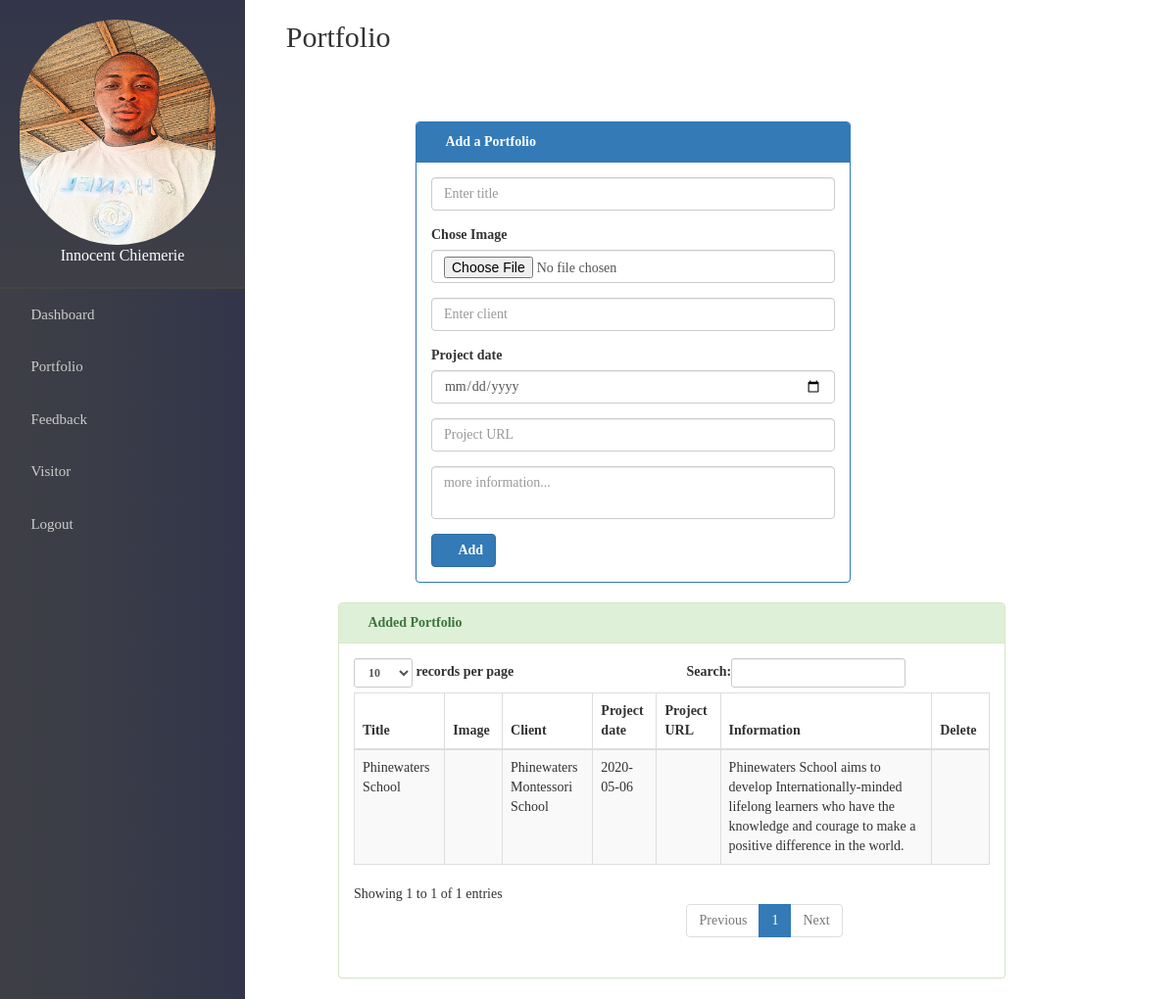
The page /admin_emerie/info.php (signed in) on the database its author committed.
### tables this page shows
CREATE TABLE IF NOT EXISTS `port_folio` (
`id` int(11) NOT NULL,
  `title` varchar(100) NOT NULL,
  `propic` varchar(100) NOT NULL,
  `client` varchar(100) NOT NULL,
  `prodate` varchar(100) NOT NULL,
  `prourl` varchar(1000) NOT NULL,
  `info` varchar(10000) NOT NULL
);

### admin_emerie/info.php (the view, shortened to what this page needs)
<?php
include"../connect.php";
?>
<!DOCTYPE HTML>
    <head>
      <link href="../edit.css" rel="stylesheet" media="screen">
      <link href="nav.css" rel="stylesheet" media="screen">
      <link href="../css/bootstrap.min.css" rel="stylesheet" media="screen">
      <link href="../assets/vendor/icofont/icofont.min.css" rel="stylesheet">
      <link href="../assets/vendor/boxicons/css/boxicons.min.css" rel="stylesheet">
      <link href="../assets/vendor/animate.css/animate.min.css" rel="stylesheet">
      <link href="../assets/vendor/remixicon/remixicon.css" rel="stylesheet">
      <link href="../assets/vendor/line-awesome/css/line-awesome.min.css" rel="stylesheet">
      <link href="../assets/vendor/venobox/venobox.css" rel="stylesheet">
      <link href="../assets/vendor/owl.carousel/assets/owl.carousel.min.css" rel="stylesheet">
      <link href="../assets/vendor/aos/aos.css" rel="stylesheet">
    </head>
<body style="">
<?php include "connect/head.php"; ?>
<div class="content">
 <div class="row topcontent ">
 <h2 style="margin-left:10px;"><span class="icofont-library"></span> Portfolio</h2><br>
    <div class="col-md-2"></div>
    <div class="col-md-6">
     <br><br>
     <div class="panel panel-primary">
      <div class="panel-heading"><b> <span class="icofont-plus"></span> Add a Portfolio</b></div>
      <div class="panel-body">
<form action="<?php echo htmlspecialchars($_SERVER['PHP_SELF']);?>" method="POST" enctype="multipart/form-data">
<div class="form-group">
<input type="text" name="title" class="form-control" placeholder="Enter title" required>
</div>
<div class="form-group">
  <label for="Upload file">Chose Image</label>
  <input type="file" class="form-control" accept="pdf/*" name="vide" >
</div>
<div class="form-group">
<input type="text" name="client" class="form-control" placeholder="Enter client" required>
</div>
<div class="form-group">
<label for="Project date">Project date</label>
<input type="date" name="prodate" class="form-control" placeholder="Project date" required>
</div>
<div class="form-group">
<input type="text" name="prourl" class="form-control" placeholder="Project URL" required>
</div>
<div class="form-group">
  <textarea class="form-control" name="info" id="editor" placeholder="more information..."
  style="resize:none;"></textarea>
</div>
<button class="btn btn-primary" name="sub"><b><i class="icofont-plus"></i> Add</b></button>
</form>
      </div>
    </div>
    </div>
  </div>
  <div class="row">
    <div class="col-md-1">
    </div>
    <div class="col-md-9" style="overflow-x:auto;">
<div class="panel panel-success">
      <div class="panel-heading"><b> <span class="icofont-check"></span> Added Portfolio</b></div>
      <div class="panel-body">
<table class="table table-striped table-bordered table-hover" id="dataTables-example">
    <thead>
       <tr>
       <th>Title</th>
       <th>Image</th>
       <th>Client</th>
       <th>Project date</th>
       <th>Project URL</th>
       <th>Information</th>
       <th>Delete</th>
   </tr>
</thead>
<tbody>
    <?php
           $mysqli1="select * from port_folio ";
    $myquery1=mysqli_query($con,$mysqli1) or die(mysqli_error($con));
    while($row2 = mysqli_fetch_object($myquery1))
  {
   ?>
   <tr>
                  <td><?php echo $row2->title; ?></td>
                  <td>
                    <center>
                      <?php
                      if($row2->propic == "pdf/"){
                        echo "<span class='' style='font-size:15px; font-weight:bold; cursor: not-allowed;'>No Image</span>";
                      }else{
                        echo "<a href='$row2->propic' target='_blank'>";
                        echo "<span class='icofont-image' style='font-size:40px;'></span>";
                      }
                      ?>
                    </center>
                  </td>
                  <td><?php echo $row2->client; ?></td>
                  <td><?php echo $row2->prodate; ?></td>
                  <td>
                    <a href="https://<?php echo $row2->prourl; ?>" target="_blank">
                      <span class="icofont-dashboard-web h1"></span>
                    </a>
                  </td>
                  <td><?php echo $row2->info; ?></td>
                  <td>
                    <a href="deleteinfo.php?id=<?php echo $row2->id; ?>" onclick="return confirm('Are you sure you want to delete?')" title="delete Information"><span class="icofont-bin h3"></span></a>
                  </td>
                </tr>
               <?php  } ?>
      </tbody>
    </table>
 </div>
    </div>
    </div>
  </div>
</div>
	</body>
	</html>

### edit.css (style rules this page uses)
* { margin: 0; padding: 0; box-sizing: border-box; font-family: ok; }

### admin_emerie/nav.css (style rules this page uses)
body { margin: 0; font-family:ok; }
div.content { margin-left: 250px; padding: 1px 16px; height: auto; }

### rows shown on the page
port_folio: title "Phinewaters School", client "Phinewaters Montessori School", prodate "2020-05-06", info "Phinewaters School aims to develop Internationally-minded lifelong learners who have the knowledge and courage to make a positive difference in the world."

### other values the page prints
$name "Innocent Chiemerie"
